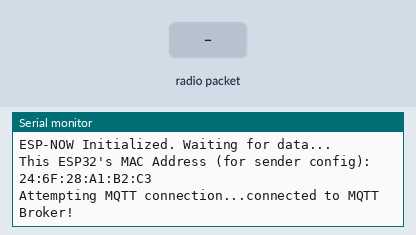
Recording of a sketch running on a simulated ESP32. Shown: the last lines printed to the serial monitor. The inputs (shaded band) are chosen by the test bench. WiFi joins after 1.5 s; servers stay silent unless stated; random numbers use the default seed unless the sketch sets one; no MQTT or app messages arrive unless stated.

Above: at 2.7 s.
2.8 s: radio packet "1" arrives
At 3.8 s:
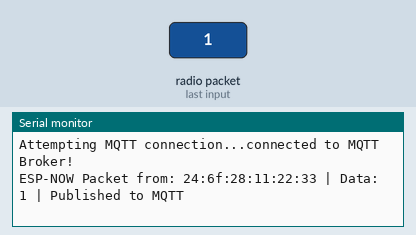
4.3 s: radio packet "0" arrives
At 5.0 s:
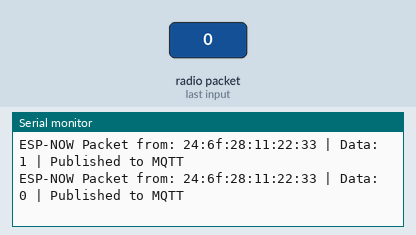
5.8 s: radio packet "2" arrives
At 6.1 s:
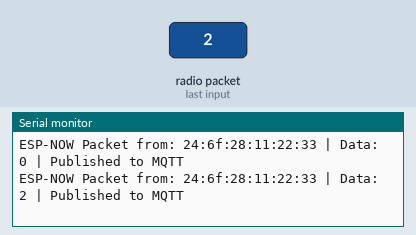

The sketch:

esp32_gateway_copy_20250520150857.ino
```cpp
#include <WiFi.h>
#include <esp_now.h>
#include <PubSubClient.h>

// --------------- Wi-Fi Configuration ---------------
const char* ssid = "E109-E110";
const char* password = "DBHaacht24";

// --------------- MQTT Broker Configuration ---------------
const char* mqttServerIp = "192.168.0.157";
const int mqttPort = 1883; // Default MQTT port
const char* mqttTopic = "GAME/milo";
const char* mqttClientIdBase = "esp32-pong-receiver-"; // Base for unique client ID

// --------------- Global Objects ---------------
WiFiClient wifiClient;
PubSubClient mqttClient(wifiClient);

// --------------- ESP-NOW Callback ---------------
// Function to be executed when ESP-NOW data is received
void OnDataRecv(const esp_now_recv_info_t *esp_now_info, const uint8_t *incomingData, int len) {
  Serial.print("ESP-NOW Packet from: ");
  char macStr[18];
  snprintf(macStr, sizeof(macStr), "%02x:%02x:%02x:%02x:%02x:%02x",
           esp_now_info->src_addr[0], esp_now_info->src_addr[1], esp_now_info->src_addr[2],
           esp_now_info->src_addr[3], esp_now_info->src_addr[4], esp_now_info->src_addr[5]);
  Serial.print(macStr);

  // Create a buffer to hold the incoming data as a C-string
  char dataBuffer[len + 1];
  memcpy(dataBuffer, incomingData, len);
  dataBuffer[len] = '\0'; // Null-terminate the string

  Serial.print(" | Data: ");
  Serial.print(dataBuffer);

  // Publish to MQTT if connected
  if (mqttClient.connected()) {
    if (mqttClient.publish(mqttTopic, dataBuffer)) {
      Serial.println(" | Published to MQTT");
    } else {
      Serial.println(" | MQTT Publish Failed!");
    }
  } else {
    Serial.println(" | MQTT Not Connected - Cannot Publish.");
  }
}

// --------------- MQTT Helper Functions ---------------
void setupMQTT() {
  mqttClient.setServer(mqttServerIp, mqttPort);
  // mqttClient.setCallback(mqttCallback); // We are not subscribing, so callback not strictly needed
                                        // but good practice if you ever add subscriptions.
  String clientId = mqttClientIdBase + String(random(0xffff), HEX);
  Serial.print("Attempting MQTT connection with Client ID: ");
  Serial.println(clientId);
}

void reconnectMQTT() {
  // Loop until we're reconnected
  while (!mqttClient.connected()) {
    Serial.print("Attempting MQTT connection...");
    String clientId = mqttClientIdBase + String(random(0xffff), HEX); // Generate unique client ID
    // Attempt to connect
    if (mqttClient.connect(clientId.c_str())) {
      Serial.println("connected to MQTT Broker!");
      // You could publish a "connected" message if desired
      // mqttClient.publish(mqttTopic, "ReceiverOnline");
    } else {
      Serial.print("failed, rc=");
      Serial.print(mqttClient.state());
      Serial.println(" try again in 5 seconds");
      // Wait 5 seconds before retrying
      delay(5000);
    }
  }
}

// void mqttCallback(char* topic, byte* payload, unsigned int length) {
//   // Handle incoming MQTT messages here if you subscribe to topics
//   Serial.print("Message arrived [");
//   Serial.print(topic);
//   Serial.print("] ");
//   for (int i = 0; i < length; i++) {
//     Serial.print((char)payload[i]);
//   }
//   Serial.println();
// }

// --------------- Setup Function ---------------
void setup() {
  Serial.begin(115200);
  Serial.println("\nESP32 ESP-NOW to MQTT Gateway");

  // 1. Connect to Wi-Fi
  Serial.print("Connecting to WiFi: ");
  Serial.println(ssid);
  WiFi.mode(WIFI_STA);
  WiFi.begin(ssid, password);

  int wifi_retry_count = 0;
  while (WiFi.status() != WL_CONNECTED) {
    delay(500);
    Serial.print(".");
    wifi_retry_count++;
    if (wifi_retry_count > 20) { // Timeout after 10 seconds
        Serial.println("\nFailed to connect to WiFi. Please check credentials or network.");
        // You might want to restart or enter a deep sleep here
        ESP.restart();
    }
  }
  Serial.println("\nWiFi connected!");
  Serial.print("IP address: ");
  Serial.println(WiFi.localIP());

  // 2. Setup MQTT
  setupMQTT();
  // Note: reconnectMQTT() will be called in loop() to establish initial connection

  // 3. Initialize ESP-NOW (after WiFi is connected to use the same channel)
  if (esp_now_init() != ESP_OK) {
    Serial.println("Error initializing ESP-NOW");
    return;
  }
  esp_now_register_recv_cb(OnDataRecv);
  Serial.println("ESP-NOW Initialized. Waiting for data...");
  Serial.print("This ESP32's MAC Address (for sender config): ");
  Serial.println(WiFi.macAddress());
}

// --------------- Loop Function ---------------
void loop() {
  if (!mqttClient.connected()) {
    reconnectMQTT();
  }
  mqttClient.loop(); // Allow the MQTT client to process incoming messages and maintain connection

  // Other tasks can go here, but keep them non-blocking or short
  // to allow MQTT and ESP-NOW to function smoothly.
  delay(10); // Small delay
}
```

Measured:
- after the input at 2.8 s, the serial monitor: prints a new line at once (image 1)
- after the input at 4.3 s, the serial monitor: prints a new line at once (image 2)
- after the input at 5.8 s, the serial monitor: prints a new line at once (image 3)
